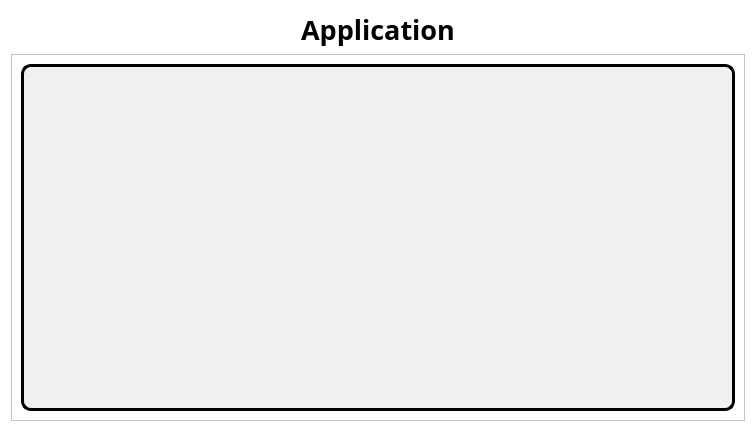
<?xml version="1.0" encoding="UTF-8"?>
<ui version="4.0">
 <class>Application</class>
 <widget class="QWidget" name="Application">
  <property name="geometry">
   <rect>
    <x>0</x>
    <y>0</y>
    <width>756</width>
    <height>432</height>
   </rect>
  </property>
  <property name="windowTitle">
   <string>Form</string>
  </property>
  <property name="styleSheet">
   <string notr="true">QComboBox {
    border: 1px solid #ccc;
    border-radius: 10px; /* Регулює заокруглення кутів */
    padding: 1px 18px 1px 3px; /* Регулює відступи внутрішніх елементів */
    min-width: 6em;
	font: 9pt &quot;Candara&quot;;
}


QWidget
{
background-color: rgb(255, 255, 255);
color: rgb(0, 0, 0);
}
QTableView {
	font: 9pt &quot;Century Gothic&quot;;
    border: 3px solid black;
    border-radius: 10px;
    background-color: #f0f0f0;  /* Фон заокругленого віджета */
    selection-background-color: #a6a6a6;  /* Колір виділення */
}
/* Імена стовбців */
QHeaderView::section {
    background-color: #404040;  /* Колір фону */
    color: white;  /* Колір тексту */
    padding: 4px;
    border: 1px solid #303030;  /* Границі */
}

/* Номерація рядків */
QTableView QTableCornerButton::section {
    background-color: #404040;  /* Колір фону */
    color: white;  /* Колір тексту */
    border: 1px solid #303030;  /* Границі */
}


QTableView::item:hover {
    border: 2px solid #505050;  /* Колір границі при наведенні */
}

QTableView::item:selected {
    border: 2px solid #303030;  /* Колір границі при виділенні */
}
QLineEdit {
font: 12pt &quot;Candara&quot;;
                 background-color: white;
                 color: black;
                 border: 1px solid rgb(110, 110, 110);
              border-radius: 10px;
                 padding: 3px 7px;
             }

             QLineEdit:focus {
                 border: 2px solid rgb(90, 90, 90);
            }
QPushButton
{
	font: 12pt &quot;Candara&quot;;
	background-color: rgb(0, 0, 0);
	color: rgb(255, 255, 255);
border-radius: 20px;
box-shadow: 0 0 20px 10px rgb(240, 158, 255);
width: 50px;
  height: 40px;
}
QPushButton:hover {
               border: 2px solid rgb(200, 200, 200);
            }
QPushButton:pressed {
             background-color: rgb(255, 255, 255);
	        color: rgb(0, 0, 0);
            }
QLabel{font: 12pt &quot;Candara&quot;;}</string>
  </property>
  <layout class="QGridLayout" name="gridLayout_2">
   <item row="0" column="0">
    <widget class="QLabel" name="appLb">
     <property name="font">
      <font>
       <family>Candara</family>
       <pointsize>20</pointsize>
       <italic>false</italic>
       <bold>true</bold>
      </font>
     </property>
     <property name="styleSheet">
      <string notr="true">font: 700 20pt &quot;Candara&quot;;</string>
     </property>
     <property name="text">
      <string>Application</string>
     </property>
     <property name="alignment">
      <set>Qt::AlignCenter</set>
     </property>
    </widget>
   </item>
   <item row="1" column="0">
    <widget class="QScrollArea" name="AppscrollArea">
     <property name="widgetResizable">
      <bool>true</bool>
     </property>
     <widget class="QWidget" name="appScrollAreWiget">
      <property name="geometry">
       <rect>
        <x>0</x>
        <y>0</y>
        <width>736</width>
        <height>373</height>
       </rect>
      </property>
      <layout class="QGridLayout" name="gridLayout">
       <item row="1" column="0">
        <widget class="QTableView" name="appTv"/>
       </item>
      </layout>
     </widget>
    </widget>
   </item>
  </layout>
 </widget>
 <resources/>
 <connections/>
</ui>
